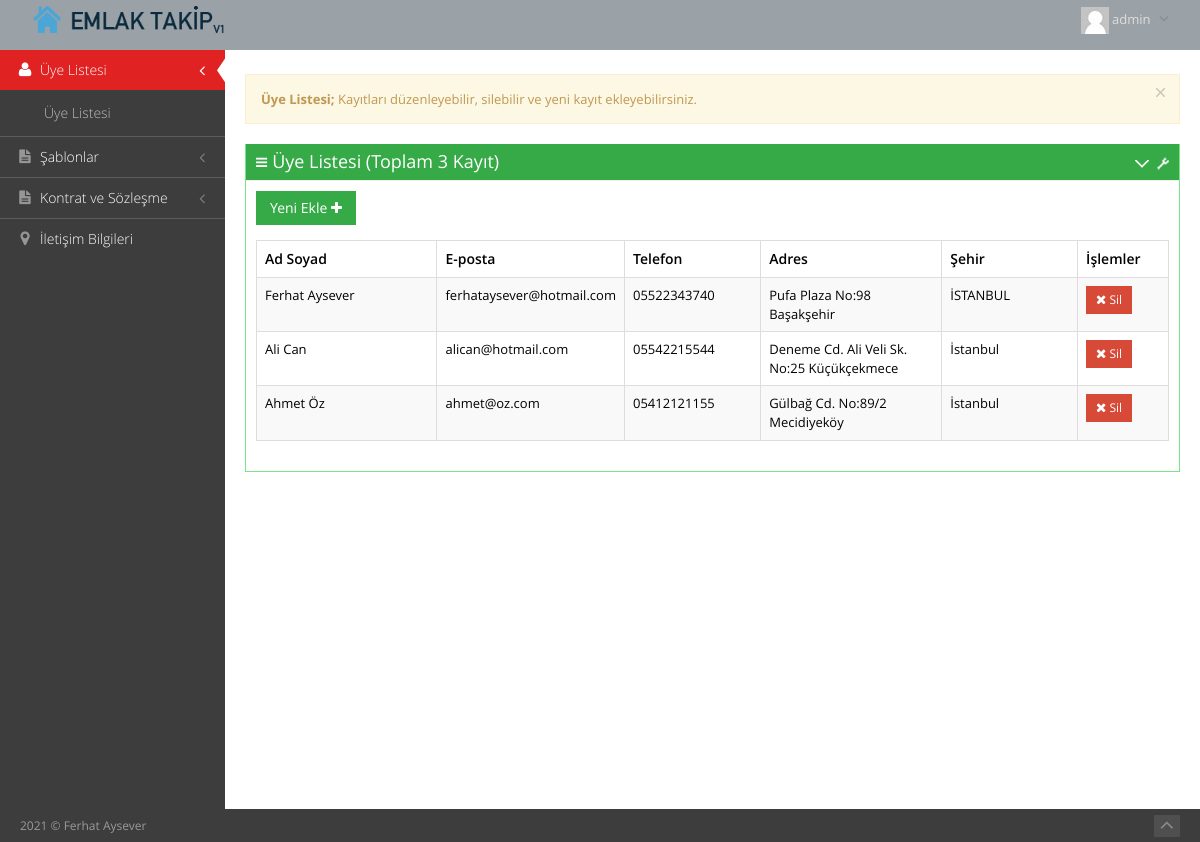
The app's page /index.php?q=uye_listesi (signed in) with its own data.
### tables this page shows
CREATE TABLE `uyeler` (
  `id` int(11) NOT NULL,
  `Type` varchar(25) NOT NULL,
  `Name` varchar(100) NOT NULL,
  `Email` varchar(100) NOT NULL,
  `Gsmno` varchar(20) NOT NULL,
  `Tckn` bigint(11) NOT NULL,
  `Sehir` varchar(100) NOT NULL,
  `Adres` text NOT NULL,
  `Authority` varchar(50) NOT NULL,
  `Activate` int(11) DEFAULT '0',
  `ActivationDate` datetime NOT NULL,
  `ActivationCode` text NOT NULL,
  `CrDate` datetime NOT NULL,
  `Status` int(11) NOT NULL DEFAULT '1'
);

### config.php (called while the page is built, shortened)
<?php
		$User= $_SESSION['Username'];
?>

### pages/uye_list.php (the view, shortened to what this page needs)
<?php
$sql=mysql_query("Select * from uyeler order by Status",$conn);
$sqlSayi=mysql_fetch_assoc(mysql_query("Select COUNT(*) as Uyesay from uyeler",$conn));
?>
<div class="page-content">
  	<div class="alert alert-warning alert-dismissable">
    <button type="button" class="close" data-dismiss="alert" aria-hidden="true"></button>
    <strong>Üye Listesi; </strong> Kayıtları düzenleyebilir, silebilir ve yeni kayıt ekleyebilirsiniz.
    </div>
         <div class="row">
            <div class="col-md-12">
               <div class="portlet box green">
                  <div class="portlet-title">
                     <div class="caption"><i class="icon-reorder"></i>
                     Üye Listesi (Toplam <?php echo $sqlSayi['Uyesay'];?> Kayıt)
                     </div>
                     <div class="tools">
                        <a href="javascript:;" class="collapse"></a>
                        <a href="#portlet-config" data-toggle="modal" class="config"></a>
                     </div>
                  </div>
                  <div class="portlet-body">
                      <div class="table-toolbar">
                          <div class="btn-group">
                              <a href="index.php?q=yeni_uye">
                                  <button id="sample_editable_1_new" class="btn green">
                                      Yeni Ekle <i class="icon-plus"></i>
                                  </button>
                              </a>
                          </div>
                      </div>
                     <table class="table table-striped table-hover table-bordered" id="sample_editable_1">
                        <thead>
                           <tr>
                              <th width="20%">Ad Soyad</th>
                              <th width="20%">E-posta</th>
                              <th width="15%">Telefon</th>
                              <th width="20%">Adres</th>
                              <th width="15%">Şehir</th>
                              <th width="15%" colspan="2">İşlemler</th>
                           </tr>
                        </thead>
                        <tbody>
						<?php
                        while($res=@mysql_fetch_assoc($sql))
						{
						?>
                           <tr>
                              <td><?php echo $res['Name'];?></td>
                              <td><?php echo $res['Email'];?></td>
                              <td><?php echo $res['Gsmno'];?></td>
                               <td><?php echo $res['Adres'];?></td>
                               <td><?php echo $res['Sehir'];?></td>
                              <td><a class="btn btn-sm red" href="#" onClick="UyeSil(<?php echo $res['id'];?>);"><i class="icon-remove"></i> Sil</a></td>
                           </tr>
                        <?php
						}
                        ?>
                        </tbody>
                     </table>
                  </div>
               </div>
            </div>
         </div>
</div>

### index.php (shortened to what this page needs)
<!DOCTYPE html>
 <html lang="tr" class="no-js">
<head>
   <link href="assets/plugins/font-awesome/css/font-awesome.min.css" rel="stylesheet" type="text/css"/>
   <link href="assets/plugins/bootstrap/css/bootstrap.min.css" rel="stylesheet" type="text/css"/>
   <link href="assets/plugins/uniform/css/uniform.default.css" rel="stylesheet" type="text/css"/>
   <link href="assets/plugins/bootstrap-modal/css/bootstrap-modal-bs3patch.css" rel="stylesheet" type="text/css"/>
   <link href="assets/plugins/bootstrap-modal/css/bootstrap-modal.css" rel="stylesheet" type="text/css"/>
   <link rel="stylesheet" type="text/css" href="assets/plugins/jquery-nestable/jquery.nestable.css" />
   <link href="assets/plugins/gritter/css/jquery.gritter.css" rel="stylesheet" type="text/css"/>
   <link href="assets/plugins/fullcalendar/fullcalendar/fullcalendar.css" rel="stylesheet" type="text/css"/>
   <link href="assets/plugins/jqvmap/jqvmap/jqvmap.css" rel="stylesheet" type="text/css"/>
   <link href="assets/plugins/jquery-easy-pie-chart/jquery.easy-pie-chart.css" rel="stylesheet" type="text/css"/>
   <link href="assets/css/style-metronic.css" rel="stylesheet" type="text/css"/>
   <link href="assets/css/style.css" rel="stylesheet" type="text/css"/>
   <link href="assets/css/style-responsive.css" rel="stylesheet" type="text/css"/>
   <link href="assets/css/plugins.css" rel="stylesheet" type="text/css"/>
   <link href="assets/css/pages/tasks.css" rel="stylesheet" type="text/css"/>
   <link href="assets/css/themes/default.css" rel="stylesheet" type="text/css" id="style_color"/>
   <link href="assets/css/custom.css" rel="stylesheet" type="text/css"/>
   <link href="assets/s2/css/select2.min.css" rel="stylesheet" type="text/css"/>
</head>
    <?php
		include('config.php');
	?>
		<?php include('menu.php')?>
		<?php
			@$q = $_GET['q'];
			switch ($q)
			{
				case 'uye_listesi':
				include "pages/uye_list.php";
				break;
            }
		?>
    	<?php include('footer.php'); ?>
</body>
</html>

### menu.php (shortened to what this page needs)
<body class="page-header-fixed">
   <div class="header navbar navbar-inverse navbar-fixed-top">
      <div class="header-inner">
         <a href="index.php" class="navbar-brand"><img src="assets/img/logo.png" alt="logo" class="img-responsive" /></a>
         <ul class="nav navbar-nav pull-left">
            <li class="dropdown" id="header_notification_bar">
            </li>
            <li class="dropdown" id="header_inbox_bar">
            </li>
            <li class="dropdown" id="header_task_bar">
            </li>
            </ul>
             <ul class="nav navbar-nav pull-right">
            <li class="dropdown language">
            </li>
            <li class="dropdown user">
               <a href="#" class="dropdown-toggle" data-toggle="dropdown" data-hover="dropdown" data-close-others="true">
                   <img alt="" src="assets/img/avatar1_small.jpg"/>
                   <span class="username"><?php echo $User;?></span>
                   <i class="icon-angle-down"></i>
               </a>
            </li>
         </ul>
      </div>
   </div>
   <div class="page-container" >
      <div class="page-sidebar navbar-collapse collapse" >
         <ul class="page-sidebar-menu">
             <?php
             if (@$_GET['q']=='uye_listesi') {?><li class="active"><?php } else {?> <li> <?php } ?>
                 <a href="#"><i class="icon-user"></i><span class="title">Üye Listesi</span><span class="selected"></span>
                 </a>
                 <ul class="sub-menu">
                     <li>
                         <a href="?q=uye_listesi">
                             Üye Listesi</a>
                     </li>
                 </ul>
             </li>
             <?php
			if (@$_GET['q']=='yeni_sayfa'||@$_GET['q']=='sayfa_listesi'||@$_GET['q']=='sayfa_kategorileri'||@$_GET['q']=='teksayfa_ekle'||@$_GET['q']=='modulsayfa_ekle'||@$_GET['q']=='linksayfa_ekle'||@$_GET['q']=='sayfa_duzenle'||@$_GET['q']=='sayfa_kategoriekle'||@$_GET['q']=='sayfa_kategoriduzenle') {?><li class="active"><?php } else {?> <li> <?php } ?>
            <a href="#"><i class="icon-file-text"></i><span class="title">Şablonlar</span><span class="selected"></span>
			</a>
           </li>
             <?php
             if (@$_GET['q']=='yeni_kontrat'||@$_GET['q']=='kontrat_listesi'||@$_GET['q']=='kontrat_duzenle') {?><li class="active"><?php } else {?> <li> <?php } ?>
                 <a href="#"><i class="icon-file-text"></i><span class="title">Kontrat ve Sözleşme</span><span class="selected"></span>
                 </a>
             </li>
             <?php
			if (@$_GET['q']=='iletisim_bilgileri') {?><li class="active"><?php } else {?> <li> <?php } ?>
            <a href="?q=iletisim_bilgileri"><i class="icon-map-marker"></i><span class="title">İletişim Bilgileri</span><span class="selected"></span></a></li>
         </ul>
      </div>
</div>

### footer.php
<div class="footer">
  <div class="footer-inner">
     2021 &copy; Ferhat Aysever
  </div>
  <div class="footer-tools">
     <span class="go-top">
     	<i class="icon-angle-up"></i>
     </span>
  </div>

### assets/css/style-metronic.css (style rules this page uses)
div, input, select, textarea, span, img, table, td, th, p, a, button, ul, code, pre, li { -webkit-border-radius: 0 !important; -moz-border-radius: 0 !important; border-radius: 0 !important; }
.btn { border-width: 0; padding: 7px 14px; font-size: 14px; outline: none !important; -webkit-box-shadow: none !important; -moz-box-shadow: none !important; box-shadow: none !important; -webkit-border-radius: 0 !important; -moz-border-radius: 0 !important; border-radius: 0 !important; -webkit-text-shadow: none; -moz-text-shadow: none; text-shadow: none; }
.btn.red { color: white; text-shadow: none; background-color: #d84a38; }
.btn.green { color: white; text-shadow: none; background-color: #35aa47; }
.btn > i { font-size: 14px; }
.btn-sm, .btn-xs { padding: 5px 10px; font-size: 12px; line-height: 1.5; }
.btn-sm > i, .btn-xs > i { font-size: 13px; }
.table thead > tr > th { border-bottom: 0; }

### assets/css/style-responsive.css (style rules this page uses)
@media (min-width: 992px) { .page-sidebar { position: absolute; width: 225px; } }
@media (min-width: 992px) { .page-sidebar.navbar-collapse { max-height: none !important; } }
@media (min-width: 992px) { .page-content { margin-left: 225px; margin-top: 0px; min-height: 760px; padding: 25px 20px 20px 20px; } }

### assets/css/themes/default.css (style rules this page uses)
body { background-color: #3d3d3d !important; }
.header { filter: none !important; background-image: none !important; background-color: #9ba2a7 !important; }
.header .navbar-nav li.dropdown .dropdown-toggle i { color: #8a8a8a !important; }
.page-sidebar { background-color: #3d3d3d; }
ul.page-sidebar-menu > li > a { border-top: 1px solid #5c5c5c !important; color: #ffffff !important; }
ul.page-sidebar-menu > li:last-child > a { border-bottom: 1px solid transparent !important; }
ul.page-sidebar-menu > li a i { color: #969696; }
ul.page-sidebar-menu > li.active > a { background: #e02222 !important; border-top-color: transparent !important; color: #ffffff; }
ul.page-sidebar-menu > li.active > a i { color: #ffffff; }
ul.page-sidebar-menu > li > ul.sub-menu > li:first-child > a { border-top: 0px !important; }
ul.page-sidebar-menu li > ul.sub-menu > li > a { color: #bdbdbd; }
.footer .footer-inner { color: #999999; }
.footer .footer-tools .go-top { background-color: #4f4f4f; }
.footer .footer-tools .go-top i { color: #8a8a8a; }

### index.php (style rules this page uses)
body,td,th { font-family: "Open Sans", sans-serif; }

### records on screen
uyeler: Name "Ferhat Aysever", Email "ferhataysever@hotmail.com", Gsmno "05522343740", Adres "Pufa Plaza No:98 Başakşehir", Sehir "İSTANBUL"
uyeler: Name "Ali Can", Email "alican@hotmail.com", Gsmno "05542215544", Adres "Deneme Cd. Ali Veli Sk. No:25 Küçükçekmece", Sehir "İstanbul"
uyeler: Name "Ahmet Öz", Email "ahmet@oz.com", Gsmno "05412121155", Adres "Gülbağ Cd. No:89/2 Mecidiyeköy", Sehir "İstanbul"

### other values on screen
$User "admin"
$sqlSayi['Uyesay'] "3"
